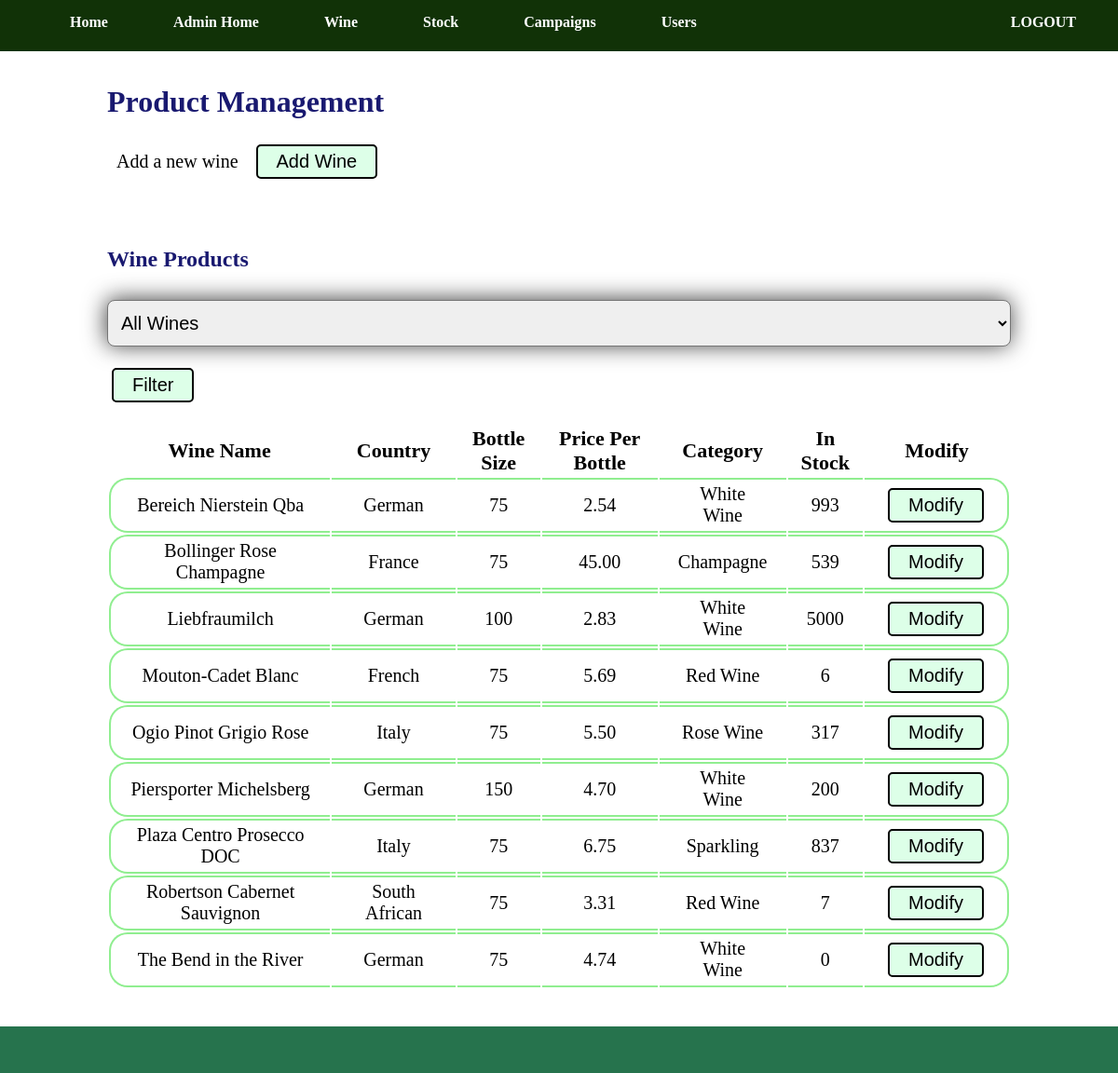
Before: /admin/aWine.php (signed in) with the older database file.
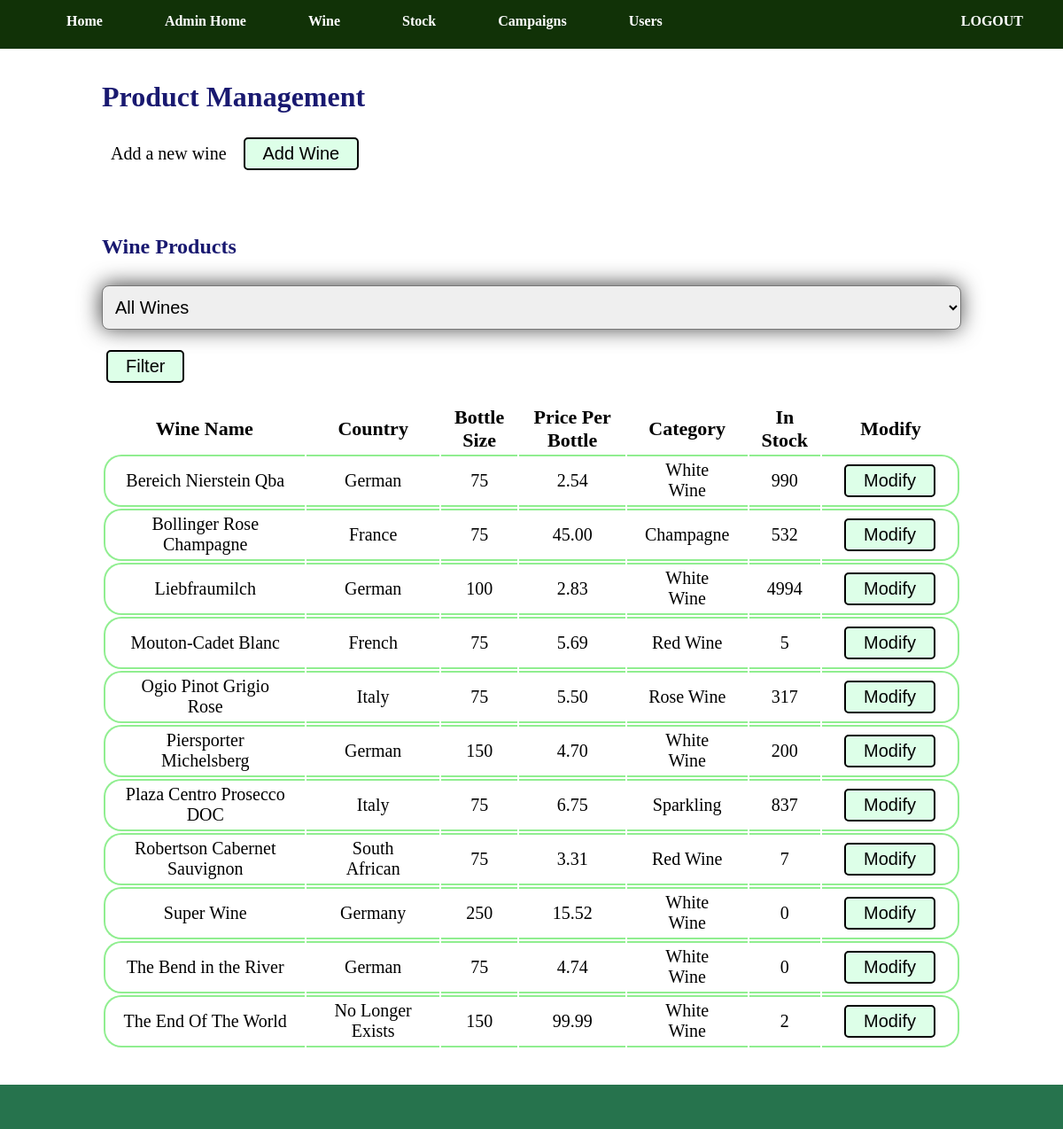
After: the same page with the newer database file.
### tables this page shows
CREATE TABLE IF NOT EXISTS `wine` (
  `wine_id` int(11) NOT NULL,
  `wine_name` varchar(100) NOT NULL,
  `country` varchar(100) NOT NULL,
  `bottle_size` int(11) DEFAULT NULL,
  `description` longtext,
  `price_per_bottle` double(10,2) NOT NULL,
  `bottles_per_case` int(11) NOT NULL,
  `asset_link` varchar(255) DEFAULT NULL,
  `lvl` enum('Sweet Wine','Dry Wine','Light Bodied Wine','Full Bodied Wine') DEFAULT NULL,
  `date_added` datetime NOT NULL DEFAULT CURRENT_TIMESTAMP,
  `category_id_fk` int(11) NOT NULL
);

CREATE TABLE IF NOT EXISTS `category` (
  `category_id` int(11) NOT NULL,
  `wine_colour` varchar(25) DEFAULT NULL,
  `wine_type` varchar(25) DEFAULT NULL
);

CREATE TABLE IF NOT EXISTS `stock_hold` (
  `stock_hold_id` int(11) NOT NULL,
  `quantity` int(11) NOT NULL DEFAULT '0',
  `wine_id_fk` int(11) NOT NULL
);

### admin/Database/db_access.php (called while the page is built, shortened)
<?php
class DbConnection {
    private $db_host = "localhost";
    private $db_user = "wine_user";
    private $db_name = "wine_app";
    private $db_pass = "paulNeve";
    protected $dbConn;
    public function __construct() {
        try {
            $this->dbConn = new PDO("mysql:host=$this->db_host;dbname=$this->db_name", $this->db_user, $this->db_pass);
            $this->dbConn->setAttribute(PDO::ATTR_ERRMODE, PDO::ERRMODE_EXCEPTION);
        } catch(PDOException $ex) {
            echo 'CONNECTION ERROR: ' . $ex->getMessage();
        }
    }
    public function getPdo() {
        return $this->dbConn;
    }
}
require_once ("../Database/db_Read.php");
$readObject = new ReadObject();
?>

### Database/db_Read.php (called while the page is built, shortened)
<?php
    class Read extends DbConnection {
        protected $pdo;
        public function __construct() {
            $this->pdo = $this->getPdo();
        }
        public function readQC($_q, $_c) {
            $statement = $this->pdo->prepare($_q);
            $statement->execute();
            $result = $statement->fetchAll(PDO::FETCH_CLASS, $_c);
            return $result;
        }
    }
    class ReadObject extends Read {
        public function getAllWines() {
            $q = "SELECT * FROM wine, category, stock_hold WHERE stock_hold.wine_id_fk = wine.wine_id AND  wine.category_id_fk = category.category_id ORDER BY wine_name ASC";
            $c = 'Wine';
            return $this->readQC($q, $c);
        }
    }
?>

### admin/Controllers/aWine_controller.php (called while the page is built, shortened)
<?php
require_once("Database/db_access.php");
require_once ("../Model/m_wine.php");
if (isset($_GET["aCode"]) && $_GET["aCode"] == "filter" && $_GET["wine_type"] != "all") {
    $accessWines = [];
    $accessWines = $readObject->getAllWinesByCategory($_GET["wine_type"]);
    $message = "You selection has now been filtered.";
} elseif (isset($_GET["aCode"]) && $_GET["aCode"] == "wine_mod") {
    $accessWines = [];
    $accessWines = $readObject->getWineById($_GET["wine"]);
    $message = "Modify your selected product here, once the update button is clicked the changes will take effect immediately.";
} else {
    $accessWines = $readObject->getAllWines();
}
?>

### Model/m_wine.php (called while the page is built, shortened)
<?php
    class Wine implements JsonSerializable {
        function __get($name) {
            return $this->$name;
        }
    }
?>

### admin/aWine.php (the view, shortened to what the changed rows need)
<?php require_once ('Includes/header.php'); ?>
<?php require_once ('Controllers/aWine_controller.php'); ?>
    <div class="row">
        <div class="col-offset-lg-2 col-lg-8 col-offset-md-1 col-md-10 col-sm-12 formContent">
            <h1>Product Management</h1>
        </div>
    </div>
    <br>
    <?php if(isset($_GET["aCode"]) && $_GET["aCode"] == "wine_mod"): ?>
    <div class="row">
        <div class="col-offset-lg-2 col-lg-8 col-offset-md-1 col-md-10 col-sm-12 formContent">
            <h1>Product Update</h1>
            <form method="post" action="aWine.php" enctype="multipart/form-data">
                <label for="wine_nameU">Wine Name : </label>
                <input type="text" id="wine_nameU" name="wine_name" value="<?= $accessWines[0]->wine_name ?>" >
                <br><br>
                <label for="countryU">Country : </label>
                <input type="text" id="countryU" name="country" value="<?= $accessWines[0]->country ?>" >
                <br><br>
                <label for="bottle_sizeU">Bottle Size : </label>
                <input type="text" id="bottle_sizeU" name="bottle_size" value="<?= $accessWines[0]->bottle_size ?>" >
                <br><br>
                <label for="price_per_bottleU">Price : </label>
                <input type="text" id="price_per_bottleU" name="price_per_bottle" value="<?= $accessWines[0]->price_per_bottle ?>" >
                <br><br>
                <label for="asset_current">Current Image : </label>
                <input type="hidden" id="asset_current" name="asset_current" value="<?= $accessWines[0]->asset_link ?>" >
                <img src="../<?= $accessWines[0]->asset_link ?>" alt="Picture of <?= $accessWines[0]->wine_name ?>" height="50px">
                <br><br>
                <label for="asset_linkU">Upload New Image : </label>
                <input type="file" id="asset_linkU" name="asset_link" >
                <br><br>
                <label for="descriptionU">Description : </label>
                <textarea name="description" id="descriptionU" rows="6" cols="50"><?= $accessWines[0]->description ?></textarea>
                <br><br>
                <label for="categoryU">Category : </label>
                <select name="category" id="categoryU">
                    <?php foreach ($accessCat as $cat): ?>
                        <option name="category" value="<?= $cat->category_id ?>" <?= ($cat->category_id == $accessWines[0]->category_id_fk) ? "selected" : "" ?> ><?= $cat->wine_colour ?> <?= $cat->wine_type ?></option>
                    <?php endforeach; ?>
                </select>
                <div class="categoryU"></div>
                <input type="hidden" name="aCode" value="update">
                <input type="hidden" name="wine" value="<?= $accessWines[0]->wine_id ?>">
                <br><br>
                <input type="submit" name="update" value="Update">
                <input type="submit" name="cancel" value="Cancel">
                <div class="warning">
                    <input type="button" name="remove" value="Remove">
                </div>
            </form>
        </div>
    </div>
    <?php else: ?>
    <div class="row">
        <div class="col-offset-lg-2 col-lg-8 col-offset-md-1 col-md-10 col-sm-12 formContent">
            <h2>Wine Products</h2>
            <br>
            <div class="tableData">
                <table>
                    <tr>
                        <th>Wine Name</th>
                        <th>Country</th>
                        <th>Bottle Size</th>
                        <th>Price Per Bottle</th>
                        <th>Category</th>
                        <th>In Stock</th>
                        <th>Modify</th>
                    </tr>
                    <?php foreach ($accessWines as $wine): ?>
                    <tr>
                        <td><?= $wine->wine_name ?></td>
                        <td><?= $wine->country ?></td>
                        <td><?= $wine->bottle_size ?></td>
                        <td><?= $wine->price_per_bottle ?></td>
                        <td><?= $wine->wine_colour ?> <?= $wine->wine_type ?></td>
                        <td><?= $wine->quantity ?></td>
                        <td>
                            <form method="get" action="aWine.php">
                                <input type="submit" value="Modify">
                            </form>
                        </td>
                    </tr>
                    <?php endforeach; ?>
                </table>
            </div>
        </div>
    </div>
    <?php endif; ?>
<?php require_once ('Includes/footer.php'); ?>

Changed rows visible on the page:
changed wine "Bereich Nierstein Qba": stock_hold.quantity "993" → "990"
changed wine "Bollinger Rose Champagne": stock_hold.quantity "539" → "532"
changed wine "Liebfraumilch": stock_hold.quantity "5000" → "4994"
changed wine "Mouton-Cadet Blanc": stock_hold.quantity "6" → "5"
added wine: wine_name "Super Wine", country "Germany", bottle_size "250", price_per_bottle "15.52", category_id_fk.wine_colour "White", category_id_fk.wine_type "Wine", stock_hold.quantity "0"
added wine: wine_name "The End Of The World", country "No Longer Exists", bottle_size "150", price_per_bottle "99.99", category_id_fk.wine_colour "White", category_id_fk.wine_type "Wine", stock_hold.quantity "2"
